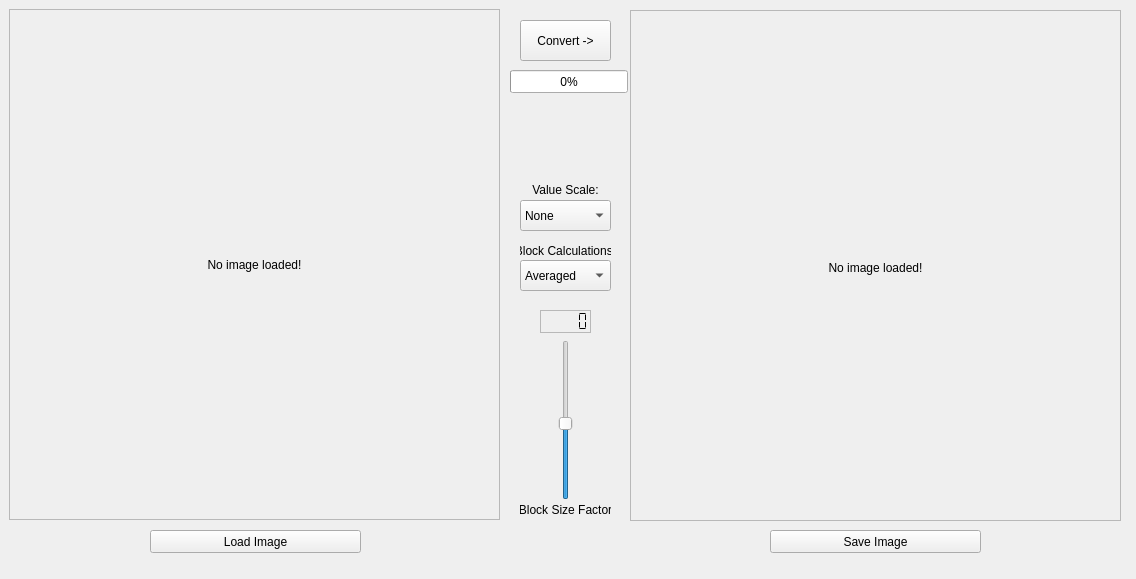
<?xml version="1.0" encoding="UTF-8"?>
<ui version="4.0">
 <class>MainWindow</class>
 <widget class="QMainWindow" name="MainWindow">
  <property name="geometry">
   <rect>
    <x>0</x>
    <y>0</y>
    <width>1136</width>
    <height>579</height>
   </rect>
  </property>
  <property name="sizePolicy">
   <sizepolicy hsizetype="Fixed" vsizetype="Fixed">
    <horstretch>0</horstretch>
    <verstretch>0</verstretch>
   </sizepolicy>
  </property>
  <property name="minimumSize">
   <size>
    <width>1136</width>
    <height>579</height>
   </size>
  </property>
  <property name="maximumSize">
   <size>
    <width>1136</width>
    <height>579</height>
   </size>
  </property>
  <property name="windowTitle">
   <string>graphite-py [v0.0.1]</string>
  </property>
  <widget class="QWidget" name="centralwidget">
   <widget class="QFrame" name="frame">
    <property name="geometry">
     <rect>
      <x>9</x>
      <y>9</y>
      <width>491</width>
      <height>511</height>
     </rect>
    </property>
    <property name="accessibleName">
     <string/>
    </property>
    <property name="frameShape">
     <enum>QFrame::StyledPanel</enum>
    </property>
    <property name="frameShadow">
     <enum>QFrame::Raised</enum>
    </property>
    <widget class="QLabel" name="inputImage">
     <property name="geometry">
      <rect>
       <x>0</x>
       <y>0</y>
       <width>491</width>
       <height>511</height>
      </rect>
     </property>
     <property name="accessibleName">
      <string/>
     </property>
     <property name="text">
      <string>No image loaded!</string>
     </property>
     <property name="alignment">
      <set>Qt::AlignCenter</set>
     </property>
    </widget>
   </widget>
   <widget class="QFrame" name="frame_2">
    <property name="geometry">
     <rect>
      <x>630</x>
      <y>10</y>
      <width>491</width>
      <height>511</height>
     </rect>
    </property>
    <property name="frameShape">
     <enum>QFrame::StyledPanel</enum>
    </property>
    <property name="frameShadow">
     <enum>QFrame::Raised</enum>
    </property>
    <widget class="QLabel" name="outputImage">
     <property name="geometry">
      <rect>
       <x>0</x>
       <y>2</y>
       <width>491</width>
       <height>511</height>
      </rect>
     </property>
     <property name="text">
      <string>No image loaded!</string>
     </property>
     <property name="alignment">
      <set>Qt::AlignCenter</set>
     </property>
    </widget>
   </widget>
   <widget class="QPushButton" name="convertButton">
    <property name="geometry">
     <rect>
      <x>520</x>
      <y>20</y>
      <width>91</width>
      <height>41</height>
     </rect>
    </property>
    <property name="text">
     <string>Convert -&gt;</string>
    </property>
   </widget>
   <widget class="QLCDNumber" name="blockSizeNumber">
    <property name="geometry">
     <rect>
      <x>540</x>
      <y>310</y>
      <width>51</width>
      <height>23</height>
     </rect>
    </property>
    <property name="autoFillBackground">
     <bool>true</bool>
    </property>
    <property name="frameShape">
     <enum>QFrame::StyledPanel</enum>
    </property>
    <property name="frameShadow">
     <enum>QFrame::Raised</enum>
    </property>
    <property name="segmentStyle">
     <enum>QLCDNumber::Flat</enum>
    </property>
   </widget>
   <widget class="QSlider" name="blockSizeSlider">
    <property name="geometry">
     <rect>
      <x>550</x>
      <y>340</y>
      <width>31</width>
      <height>160</height>
     </rect>
    </property>
    <property name="minimum">
     <number>5</number>
    </property>
    <property name="maximum">
     <number>100</number>
    </property>
    <property name="value">
     <number>50</number>
    </property>
    <property name="orientation">
     <enum>Qt::Vertical</enum>
    </property>
   </widget>
   <widget class="QLabel" name="blockSizeLabel">
    <property name="geometry">
     <rect>
      <x>520</x>
      <y>500</y>
      <width>91</width>
      <height>20</height>
     </rect>
    </property>
    <property name="text">
     <string>Block Size Factor</string>
    </property>
    <property name="alignment">
     <set>Qt::AlignCenter</set>
    </property>
   </widget>
   <widget class="QComboBox" name="blockCalcDropdown">
    <property name="geometry">
     <rect>
      <x>520</x>
      <y>260</y>
      <width>91</width>
      <height>31</height>
     </rect>
    </property>
    <item>
     <property name="text">
      <string>Averaged</string>
     </property>
    </item>
    <item>
     <property name="text">
      <string>Sampled</string>
     </property>
    </item>
   </widget>
   <widget class="QLabel" name="blockCalcLabel">
    <property name="geometry">
     <rect>
      <x>520</x>
      <y>240</y>
      <width>91</width>
      <height>21</height>
     </rect>
    </property>
    <property name="frameShape">
     <enum>QFrame::NoFrame</enum>
    </property>
    <property name="text">
     <string>Block Calculations:</string>
    </property>
    <property name="alignment">
     <set>Qt::AlignCenter</set>
    </property>
   </widget>
   <widget class="QPushButton" name="chooseInputImage">
    <property name="geometry">
     <rect>
      <x>150</x>
      <y>530</y>
      <width>211</width>
      <height>23</height>
     </rect>
    </property>
    <property name="text">
     <string>Load Image</string>
    </property>
   </widget>
   <widget class="QPushButton" name="chooseOutputImage">
    <property name="geometry">
     <rect>
      <x>770</x>
      <y>530</y>
      <width>211</width>
      <height>23</height>
     </rect>
    </property>
    <property name="text">
     <string>Save Image</string>
    </property>
   </widget>
   <widget class="QProgressBar" name="convertProgress">
    <property name="geometry">
     <rect>
      <x>510</x>
      <y>70</y>
      <width>118</width>
      <height>23</height>
     </rect>
    </property>
    <property name="value">
     <number>0</number>
    </property>
   </widget>
   <widget class="QComboBox" name="scaleDropdown">
    <property name="geometry">
     <rect>
      <x>520</x>
      <y>200</y>
      <width>91</width>
      <height>31</height>
     </rect>
    </property>
    <item>
     <property name="text">
      <string>None</string>
     </property>
    </item>
    <item>
     <property name="text">
      <string>7 Shade</string>
     </property>
    </item>
    <item>
     <property name="text">
      <string>7 Shade (R)</string>
     </property>
    </item>
    <item>
     <property name="text">
      <string>14 Shade</string>
     </property>
    </item>
    <item>
     <property name="text">
      <string>14 Shade (R)</string>
     </property>
    </item>
   </widget>
   <widget class="QLabel" name="scaleLabel">
    <property name="geometry">
     <rect>
      <x>530</x>
      <y>180</y>
      <width>71</width>
      <height>20</height>
     </rect>
    </property>
    <property name="text">
     <string>Value Scale:</string>
    </property>
    <property name="alignment">
     <set>Qt::AlignCenter</set>
    </property>
   </widget>
  </widget>
 </widget>
 <resources/>
 <connections/>
</ui>
